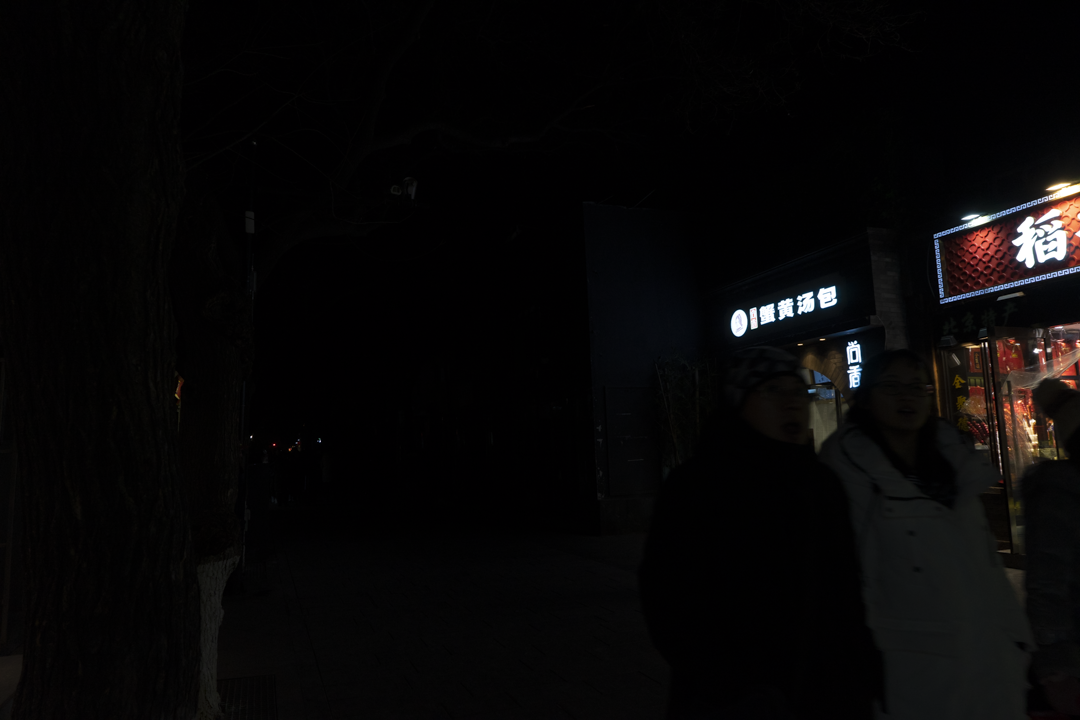
#> input picture dataset/5.png, 1080 x 720 px
$ jupyter execute Single_stage_Face_Detection_under_Extremely_Low_light_Conditions.ipynb
#> lines starting #> are read from the running program, lines starting #| are printed output that depends on the picture
#> in detect_faces, image is the input picture: shape (720, 1080, 3); mean B, G, R 7.2, 7, 8.1
[cell 1]
import cv2
import numpy as np

def msrcr_enhancement(image, sigma_list=(15, 80, 250)):

#> called with sigma_list = (15, 80, 250)
    image = image.astype(np.float32)
    log_image = np.log1p(image)
    enhanced_image = np.zeros_like(image)

    for sigma in sigma_list:
        blurred_image = cv2.GaussianBlur(log_image, (0, 0), sigma)
        difference_image = log_image - blurred_image
        scaled_image = difference_image * (128.0 / np.max(difference_image))
        restored_image = log_image + scaled_image
        enhanced_image += np.expm1(restored_image)
#> this loop made 3 passes
#> pass 1, in msrcr_enhancement, `blurred_image = cv2.GaussianBlur(log_image, (0, 0), sigma)`:
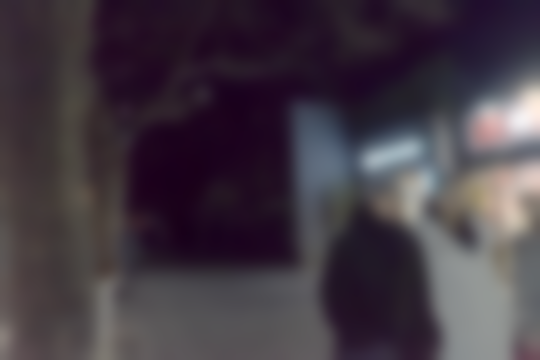
#> blurred_image: shape (720, 1080, 3) float32 (shown at 1/2 size); mean B, G, R 1.45, 1.24, 1.44; drawn with min black and max white
#> pass 1, in msrcr_enhancement, `difference_image = log_image - blurred_image`:
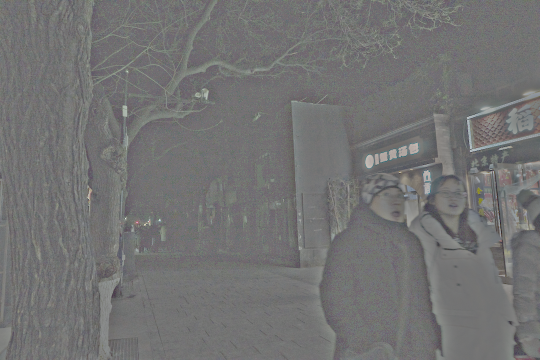
#> difference_image: shape (720, 1080, 3) float32 (shown at 1/2 size); mean B, G, R 3.44e-05, 4.48e-05, 5.19e-05; drawn with min black and max white
#> after the loop:
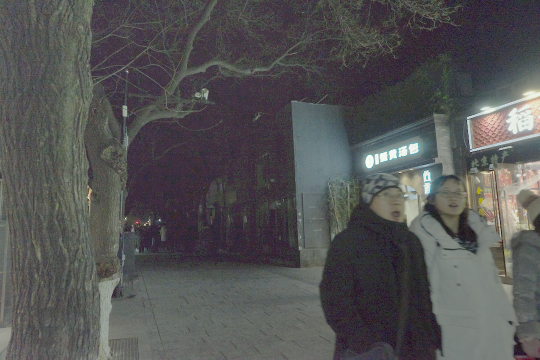
#> restored_image: shape (720, 1080, 3) float32 (shown at 1/2 size); mean B, G, R 1.5, 1.3, 1.5; drawn with min black and max white

    enhanced_image = np.clip(enhanced_image, 0, 255).astype(np.uint8)
    return enhanced_image

def soft_nms(boxes, scores, threshold=0.3, sigma=0.5):
    selected_boxes = []
    selected_scores = []

    while boxes:
        max_score_index = np.argmax(scores)
        max_score_box = boxes[max_score_index]
        max_score = scores[max_score_index]

        selected_boxes.append(max_score_box)
        selected_scores.append(max_score)

        del boxes[max_score_index]
        del scores[max_score_index]

        for i in range(len(boxes)):
            iou = calculate_iou(max_score_box, boxes[i])
            if iou > threshold:
                scores[i] *= np.exp(-np.square(iou) / sigma)

    return selected_boxes, selected_scores

# [13 lines left out: function calculate_iou, not called in this run]

def detect_faces(image_path):
    face_cascade = cv2.CascadeClassifier(cv2.data.haarcascades + 'haarcascade_frontalface_default.xml')

    try:
        image = cv2.imread(image_path)
        if image is None:
            print("Error: Unable to load image.")
            return
    except Exception as e:
        print("Error:", e)
        return

    enhanced_image = msrcr_enhancement(image)
    gray = cv2.cvtColor(enhanced_image, cv2.COLOR_BGR2GRAY)
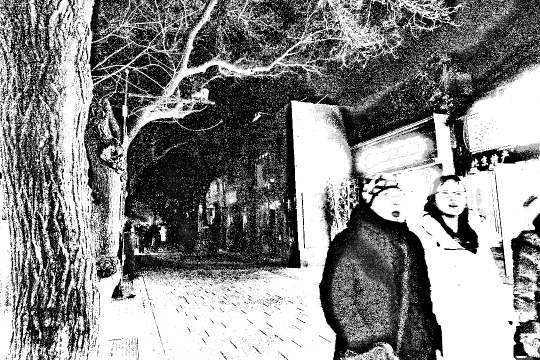
#> gray: shape (720, 1080) (shown at 1/2 size); min 0, max 255, mean 134.4

    faces = face_cascade.detectMultiScale(gray, scaleFactor=1.1, minNeighbors=5, minSize=(30, 30))
#> faces = [[868, 359, 70, 70]]

    boxes = [(x, y, x+w, y+h) for (x, y, w, h) in faces]
#> boxes = [(868, 359, 938, 429)]
    scores = [1.0] * len(boxes)
#> scores = [1]

    selected_boxes, selected_scores = soft_nms(boxes, scores)
#> the loop in soft_nms, `while boxes:` made 1 pass
#> (max_score_index, max_score_box, max_score) on pass 1: (0, (868, 359, 938, 429), 1)
#> after the loop in soft_nms, `while boxes:`: scores = []; selected_boxes = [(868, 359, 938, 429)]; selected_scores = [1]
#> selected_boxes = [(868, 359, 938, 429)]; selected_scores = [1]

    for (x, y, x2, y2), score in zip(selected_boxes, selected_scores):
        cv2.rectangle(enhanced_image, (x, y), (x2, y2), (255, 0, 0), 2)
#> this loop made 1 pass
#> (x, y, x2, y2, score) on pass 1: (868, 359, 938, 429, 1)
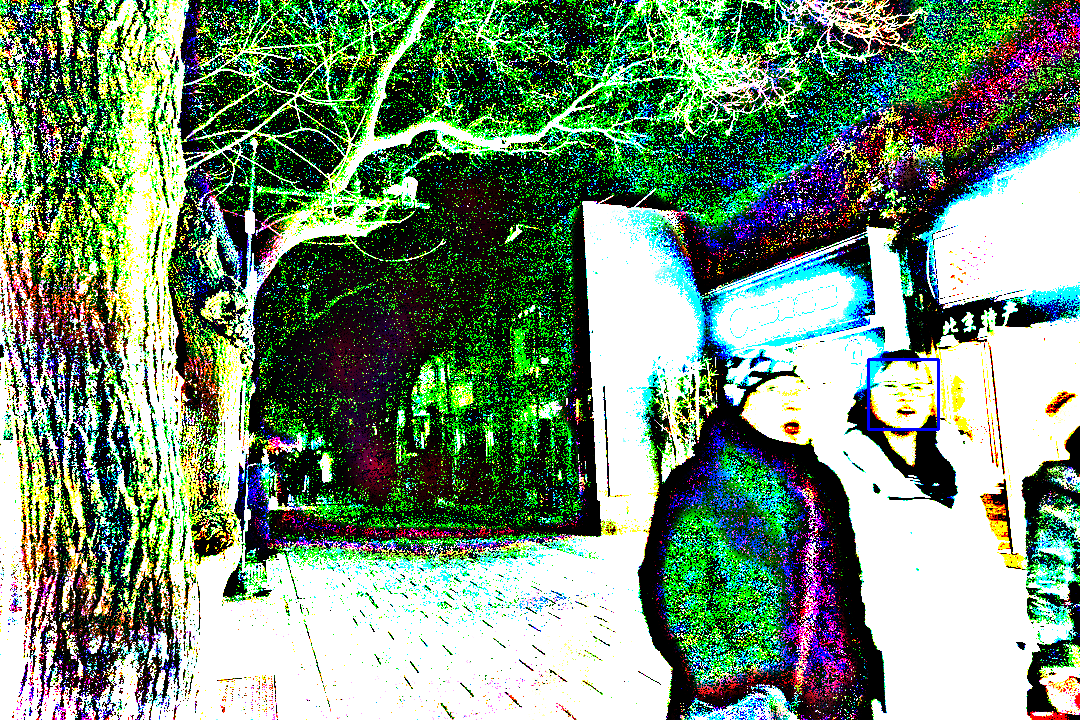
#> enhanced_image: shape (720, 1080, 3); mean B, G, R 119.5, 145, 118.8

    cv2.imshow("Original Image", image)
    cv2.imshow("Enhanced Image", enhanced_image)
    cv2.waitKey(0)
    cv2.destroyAllWindows()

# Example usage
image_path = './dataset/5.png'  # Update with your image path
detect_faces(image_path)

$ run again, with dataset/11.png copied over dataset/5.png
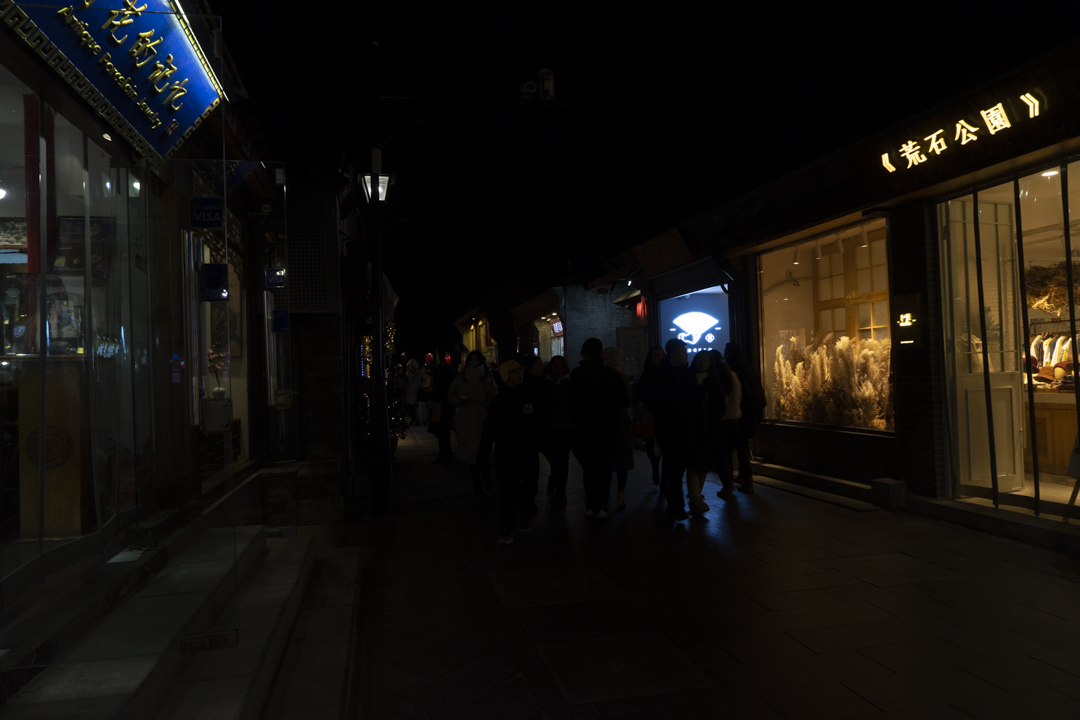
#> input picture dataset/11.png, 1080 x 720 px
#> in detect_faces, image is the input picture: shape (720, 1080, 3); mean B, G, R 13.7, 17.4, 20.4
#> after the loop in msrcr_enhancement, `for sigma in sigma_list:`:
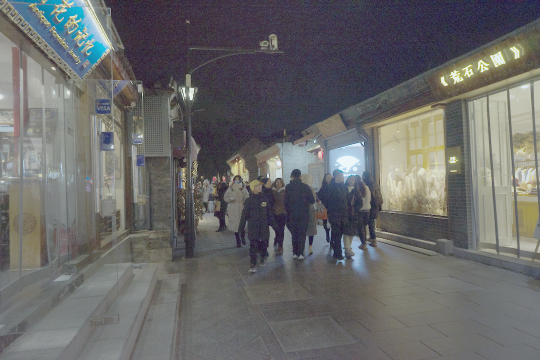
#> restored_image: shape (720, 1080, 3) float32 (shown at 1/2 size); mean B, G, R 2.1, 2.2, 2.3; drawn with min black and max white
#> in detect_faces, `gray = cv2.cvtColor(enhanced_image, cv2.COLOR_BGR2GRAY)`:
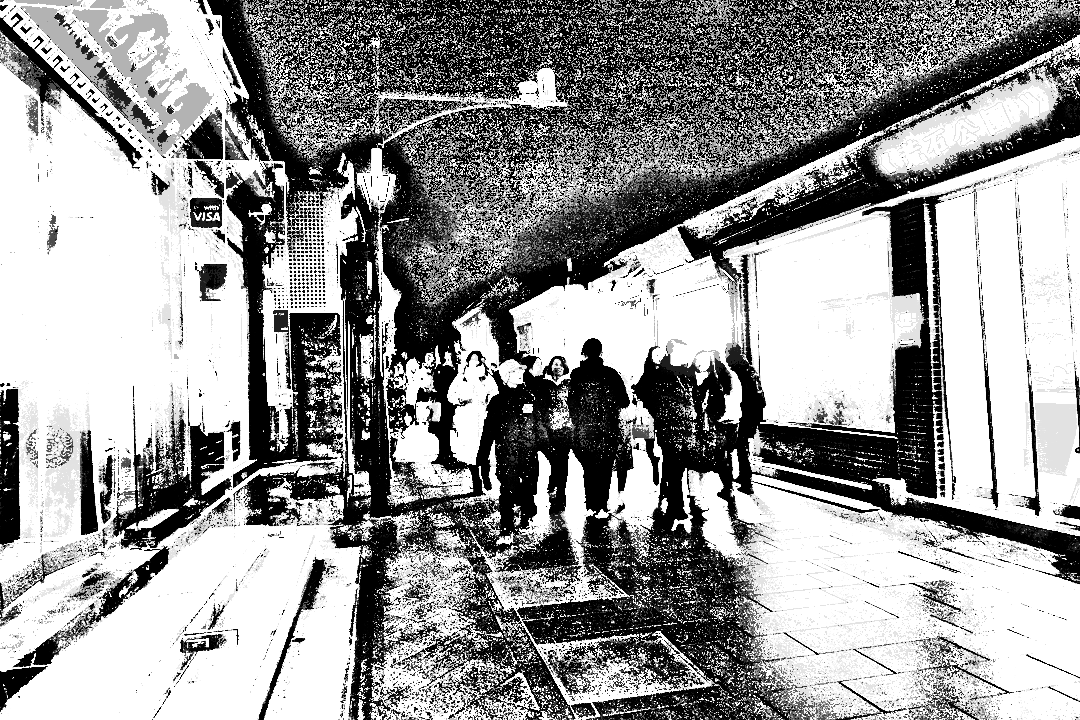
#> gray: shape (720, 1080); min 0, max 255, mean 153.1
#> faces = ()
#> boxes = []
